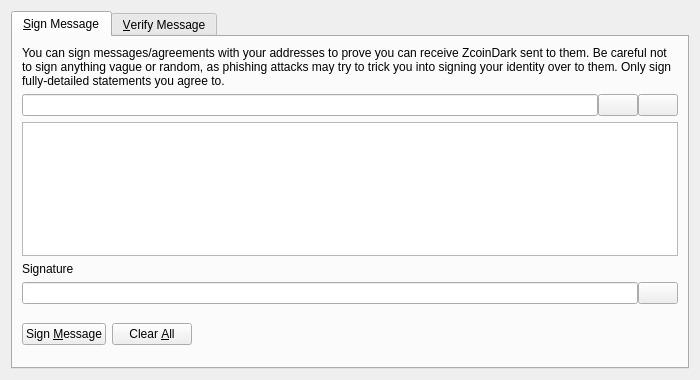
<?xml version="1.0" encoding="UTF-8"?>
<ui version="4.0">
 <class>SignVerifyMessageDialog</class>
 <widget class="QDialog" name="SignVerifyMessageDialog">
  <property name="geometry">
   <rect>
    <x>0</x>
    <y>0</y>
    <width>700</width>
    <height>380</height>
   </rect>
  </property>
  <property name="windowTitle">
   <string>Signatures - Sign / Verify a Message</string>
  </property>
  <property name="modal">
   <bool>true</bool>
  </property>
  <layout class="QVBoxLayout" name="verticalLayout">
   <item>
    <widget class="QTabWidget" name="tabWidget">
     <property name="currentIndex">
      <number>0</number>
     </property>
     <widget class="QWidget" name="tabSignMessage">
      <attribute name="title">
       <string>&amp;Sign Message</string>
      </attribute>
      <layout class="QVBoxLayout" name="verticalLayout_SM">
       <item>
        <widget class="QLabel" name="infoLabel_SM">
         <property name="text">
          <string>You can sign messages/agreements with your addresses to prove you can receive ZcoinDark sent to them. Be careful not to sign anything vague or random, as phishing attacks may try to trick you into signing your identity over to them. Only sign fully-detailed statements you agree to.</string>
         </property>
         <property name="textFormat">
          <enum>Qt::PlainText</enum>
         </property>
         <property name="wordWrap">
          <bool>true</bool>
         </property>
        </widget>
       </item>
       <item>
        <layout class="QHBoxLayout" name="horizontalLayout_1_SM">
         <property name="spacing">
          <number>0</number>
         </property>
         <item>
          <widget class="QValidatedLineEdit" name="addressIn_SM">
           <property name="toolTip">
            <string>The ZcoinDark address to sign the message with</string>
           </property>
          </widget>
         </item>
         <item>
          <widget class="QPushButton" name="addressBookButton_SM">
           <property name="toolTip">
            <string>Choose previously used address</string>
           </property>
           <property name="text">
            <string/>
           </property>
           <property name="shortcut">
            <string>Alt+A</string>
           </property>
           <property name="autoDefault">
            <bool>false</bool>
           </property>
          </widget>
         </item>
         <item>
          <widget class="QPushButton" name="pasteButton_SM">
           <property name="toolTip">
            <string>Paste address from clipboard</string>
           </property>
           <property name="text">
            <string/>
           </property>
           <property name="shortcut">
            <string>Alt+P</string>
           </property>
           <property name="autoDefault">
            <bool>false</bool>
           </property>
          </widget>
         </item>
        </layout>
       </item>
       <item>
        <widget class="QPlainTextEdit" name="messageIn_SM">
         <property name="toolTip">
          <string>Enter the message you want to sign here</string>
         </property>
        </widget>
       </item>
       <item>
        <widget class="QLabel" name="signatureLabel_SM">
         <property name="text">
          <string>Signature</string>
         </property>
         <property name="textFormat">
          <enum>Qt::PlainText</enum>
         </property>
        </widget>
       </item>
       <item>
        <layout class="QHBoxLayout" name="horizontalLayout_2_SM">
         <property name="spacing">
          <number>0</number>
         </property>
         <item>
          <widget class="QLineEdit" name="signatureOut_SM">
           <property name="font">
            <font>
             <italic>true</italic>
            </font>
           </property>
           <property name="readOnly">
            <bool>true</bool>
           </property>
          </widget>
         </item>
         <item>
          <widget class="QPushButton" name="copySignatureButton_SM">
           <property name="toolTip">
            <string>Copy the current signature to the system clipboard</string>
           </property>
           <property name="text">
            <string/>
           </property>
           <property name="autoDefault">
            <bool>false</bool>
           </property>
          </widget>
         </item>
        </layout>
       </item>
       <item>
        <layout class="QHBoxLayout" name="horizontalLayout_3_SM">
         <item>
          <widget class="QPushButton" name="signMessageButton_SM">
           <property name="toolTip">
            <string>Sign the message to prove you own this ZcoinDark address</string>
           </property>
           <property name="text">
            <string>Sign &amp;Message</string>
           </property>
           <property name="autoDefault">
            <bool>false</bool>
           </property>
          </widget>
         </item>
         <item>
          <widget class="QPushButton" name="clearButton_SM">
           <property name="toolTip">
            <string>Reset all sign message fields</string>
           </property>
           <property name="text">
            <string>Clear &amp;All</string>
           </property>
           <property name="autoDefault">
            <bool>false</bool>
           </property>
          </widget>
         </item>
         <item>
          <spacer name="horizontalSpacer_1_SM">
           <property name="orientation">
            <enum>Qt::Horizontal</enum>
           </property>
           <property name="sizeHint" stdset="0">
            <size>
             <width>40</width>
             <height>48</height>
            </size>
           </property>
          </spacer>
         </item>
         <item>
          <widget class="QLabel" name="statusLabel_SM">
           <property name="font">
            <font>
             <weight>75</weight>
             <bold>true</bold>
            </font>
           </property>
           <property name="text">
            <string/>
           </property>
           <property name="wordWrap">
            <bool>true</bool>
           </property>
          </widget>
         </item>
         <item>
          <spacer name="horizontalSpacer_2_SM">
           <property name="orientation">
            <enum>Qt::Horizontal</enum>
           </property>
           <property name="sizeHint" stdset="0">
            <size>
             <width>40</width>
             <height>48</height>
            </size>
           </property>
          </spacer>
         </item>
        </layout>
       </item>
      </layout>
     </widget>
     <widget class="QWidget" name="tabVerifyMessage">
      <attribute name="title">
       <string>&amp;Verify Message</string>
      </attribute>
      <layout class="QVBoxLayout" name="verticalLayout_VM">
       <item>
        <widget class="QLabel" name="infoLabel_VM">
         <property name="text">
          <string>Enter the receiver's address, message (ensure you copy line breaks, spaces, tabs, etc. exactly) and signature below to verify the message. Be careful not to read more into the signature than what is in the signed message itself, to avoid being tricked by a man-in-the-middle attack. Note that this only proves the signing party receives with the address, it cannot prove sendership of any transaction!</string>
         </property>
         <property name="textFormat">
          <enum>Qt::PlainText</enum>
         </property>
         <property name="alignment">
          <set>Qt::AlignLeading|Qt::AlignLeft|Qt::AlignTop</set>
         </property>
         <property name="wordWrap">
          <bool>true</bool>
         </property>
        </widget>
       </item>
       <item>
        <layout class="QHBoxLayout" name="horizontalLayout_1_VM">
         <property name="spacing">
          <number>0</number>
         </property>
         <item>
          <widget class="QValidatedLineEdit" name="addressIn_VM">
           <property name="toolTip">
            <string>The ZcoinDark address the message was signed with</string>
           </property>
          </widget>
         </item>
         <item>
          <widget class="QPushButton" name="addressBookButton_VM">
           <property name="toolTip">
            <string>Choose previously used address</string>
           </property>
           <property name="text">
            <string/>
           </property>
           <property name="shortcut">
            <string>Alt+A</string>
           </property>
           <property name="autoDefault">
            <bool>false</bool>
           </property>
          </widget>
         </item>
        </layout>
       </item>
       <item>
        <widget class="QPlainTextEdit" name="messageIn_VM"/>
       </item>
       <item>
        <widget class="QValidatedLineEdit" name="signatureIn_VM"/>
       </item>
       <item>
        <layout class="QHBoxLayout" name="horizontalLayout_2_VM">
         <item>
          <widget class="QPushButton" name="verifyMessageButton_VM">
           <property name="toolTip">
            <string>Verify the message to ensure it was signed with the specified ZcoinDark address</string>
           </property>
           <property name="text">
            <string>Verify &amp;Message</string>
           </property>
           <property name="autoDefault">
            <bool>false</bool>
           </property>
          </widget>
         </item>
         <item>
          <widget class="QPushButton" name="clearButton_VM">
           <property name="toolTip">
            <string>Reset all verify message fields</string>
           </property>
           <property name="text">
            <string>Clear &amp;All</string>
           </property>
           <property name="autoDefault">
            <bool>false</bool>
           </property>
          </widget>
         </item>
         <item>
          <spacer name="horizontalSpacer_1_VM">
           <property name="orientation">
            <enum>Qt::Horizontal</enum>
           </property>
           <property name="sizeHint" stdset="0">
            <size>
             <width>40</width>
             <height>48</height>
            </size>
           </property>
          </spacer>
         </item>
         <item>
          <widget class="QLabel" name="statusLabel_VM">
           <property name="font">
            <font>
             <weight>75</weight>
             <bold>true</bold>
            </font>
           </property>
           <property name="text">
            <string/>
           </property>
           <property name="wordWrap">
            <bool>true</bool>
           </property>
          </widget>
         </item>
         <item>
          <spacer name="horizontalSpacer_2_VM">
           <property name="orientation">
            <enum>Qt::Horizontal</enum>
           </property>
           <property name="sizeHint" stdset="0">
            <size>
             <width>40</width>
             <height>48</height>
            </size>
           </property>
          </spacer>
         </item>
        </layout>
       </item>
      </layout>
     </widget>
    </widget>
   </item>
  </layout>
 </widget>
 <customwidgets>
  <customwidget>
   <class>QValidatedLineEdit</class>
   <extends>QLineEdit</extends>
   <header>qvalidatedlineedit.h</header>
  </customwidget>
 </customwidgets>
 <resources>
  <include location="../zcoindark.qrc"/>
 </resources>
 <connections/>
</ui>
